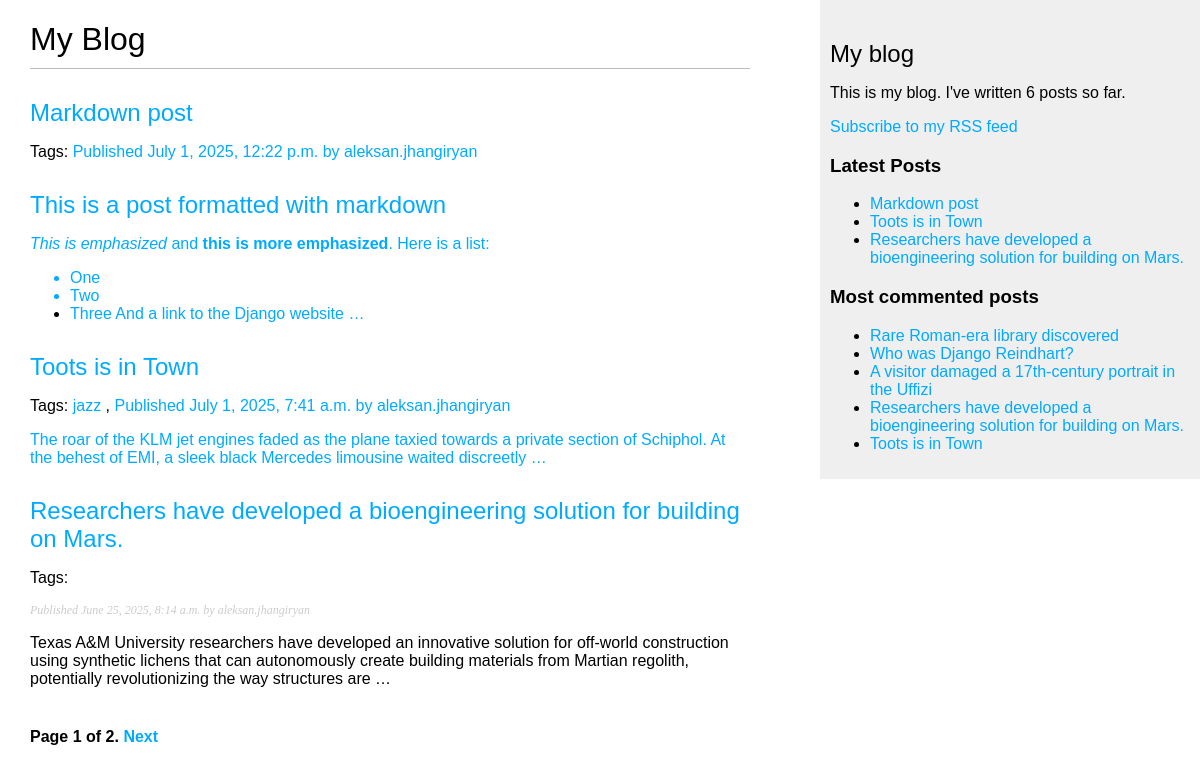
The page / on the database its author committed.
### blog/models.py (models this page shows, shortened)
class Post(models.Model):
    class Status(models.TextChoices):
        DRAFT = "DF", "Draft"
        PUBLISHED = "PB", "Published"
    title = models.CharField(max_length=250)
    slug = models.SlugField(max_length=250, unique_for_date="publish")
    author = models.ForeignKey(
        User, on_delete=models.CASCADE, related_name="blog_posts"
    )
    body = models.TextField()
    publish = models.DateTimeField(default=timezone.now)
    created = models.DateTimeField(auto_now_add=True)
    updated = models.DateTimeField(auto_now=True)
    status = models.CharField(
        max_length=2, choices=Status.choices, default=Status.DRAFT
    )
    tags = TaggableManager()
    objects = models.Manager()
    published = PublishedManager()
    class Meta:
        ordering = ["-publish"]
        indexes = [
            models.Index(fields=["-publish"]),
        ]
    def get_absolute_url(self):
        return reverse(
            "blog:post_detail",
            args=[self.publish.year, self.publish.month, self.publish.day, self.slug],
        )

### blog/views.py (the view)
# urls.py: path("", views.post_list, name="post_list"),
def post_list(request, tag_slug=None):
    post_list = Post.published.all()
    tag = None
    if tag_slug:
        tag = get_object_or_404(Tag, slug=tag_slug)
        post_list = post_list.filter(tags__in=[tag])
    paginator = Paginator(post_list, 3)
    page_number = request.GET.get("page", 1)
    try:
        posts = paginator.page(page_number)
    except PageNotAnInteger:
        posts = paginator.page(1)
    except EmptyPage:
        posts = paginator.page(paginator.num_pages)
    return render(request, "blog/post/list.html", {"posts": posts, "tag": tag})

### blog/models.py (called while the page is built)
    def get_queryset(self):
        return super().get_queryset().filter(status=Post.Status.PUBLISHED)

### blog/templatetags/blog_tags.py (called while the page is built)
@register.simple_tag
def total_posts():
    return Post.published.count()

@register.inclusion_tag("blog/post/latest_posts.html")
def show_latest_posts(count=5):
    latest_posts = Post.published.order_by("-publish")[:count]
    return {"latest_posts": latest_posts}

@register.simple_tag
def get_most_commented_posts(count=5):
    return Post.published.annotate(total_comments=Count("comments")).order_by(
        "-total_comments"
    )[:count]

@register.filter(name="markdown")
def markdown_format(text):
    return mark_safe(markdown.markdown(text))

### blog/templates/blog/post/list.html (shortened to what this page needs)
{% extends "blog/base.html" %}
{% load blog_tags %}
{% block content %}
  <h1>My Blog</h1>
  {% for post in posts %}
    <h2>
        <a href="{{ post.get_absolute_url }}">
            {{ post.title }}
        </a>
    </h2>
    <p class="tags">
        Tags:
        {% for tag in post.tags.all %}
        <a href="{% url "blog:post_list_by_tag" tag.slug %}>
          {{tag.name}}
        </a>
        {% if not forloop.last %}, {% endif %}
        {% endfor %}
    </p>
    <p class="date">
        Published {{ post.publish }} by {{ post.author }}
    </p>
    {{ post.body|markdown|truncatewords_html:30 }}
  {% endfor %}
  {% include "pagination.html" with page=posts %}
{% endblock %}

### blog/templates/blog/base.html (shortened to what this page needs)
{% load blog_tags %}
{% load static %}
<!DOCTYPE html>
<html>
<head>
    <link href="{% static 'blog/css/blog.css' %}" rel="stylesheet">
</head>
<body>
  <div id="content">
      {% block content %}
      {% endblock %}
  </div>
  <div id="sidebar">
      <h2>My blog</h2>
      <p>This is my blog.
      I've written {% total_posts %} posts so far.
      </p>
      <p>
          <a href="{% url "blog:post_feed" %}">
          Subscribe to my RSS feed</a>
      </p>
      <h3>Latest Posts</h3>
      {% show_latest_posts 3 %}
      <h3>Most commented posts</h3>
      {% get_most_commented_posts as most_commented_posts %}
      <ul>
          {% for post in most_commented_posts %}
          <li>
              <a href="{{ post.get_absolute_url }}">{{ post.title }}</a>
          </li>
          {% endfor %}
      </ul>
  </div>
</body>
</html>

### blog/templates/blog/post/latest_posts.html
<ul>
  {% for post in latest_posts %}
    <li>
      <a href="{{ post.get_absolute_url }}">{{ post.title }}</a>
    </li>
  {% endfor %}
</ul>

### blog/static/blog/css/blog.css (style rules this page uses)
body { margin:0; padding:0; font-family:helvetica, sans-serif; }
a { color:#00abff; text-decoration:none; }
h1 { font-weight:normal; border-bottom:1px solid #bbb; padding:0 0 10px 0; }
h2 { font-weight:normal; margin:30px 0 0; }
#content { float:left; width:60%; padding:0 0 0 30px; }
#sidebar { float:right; width:30%; padding:10px; background:#efefef; height:100%; }
p.date { color:#ccc; font-family: georgia, serif; font-size: 12px; font-style: italic; }

### rows shown on the page
Post: title "Markdown post", publish "July 1, 2025, 12:22 p.m.", author "aleksan.jhangiryan", body "This is a post formatted with markdown This is emphasized and this is more emphasized . Here is a list: One Two Three And a link to the Django website …"
Post: title "Toots is in Town", publish "July 1, 2025, 7:41 a.m.", author "aleksan.jhangiryan", body "The roar of the KLM jet engines faded as the plane taxied towards a private section of Schiphol. At the behest of EMI, a sleek black Mercedes limousine waited discreetly …"
Tag: name "jazz"
Post: title "Researchers have developed a bioengineering solution for building on Mars.", publish "June 25, 2025, 8:14 a.m.", author "aleksan.jhangiryan", body "Texas A&M University researchers have developed an innovative solution for off-world construction using synthetic lichens that can autonomously create building materials from Martian regolith, potentially revolutionizing the way structures are …"
Post: title "Rare Roman-era library discovered"
Post: title "Who was Django Reindhart?"
Post: title "A visitor damaged a 17th-century portrait in the Uffizi"

### other values the page prints
{{ page.number }} "1"
{{ page.paginator.num_pages }} "2"
